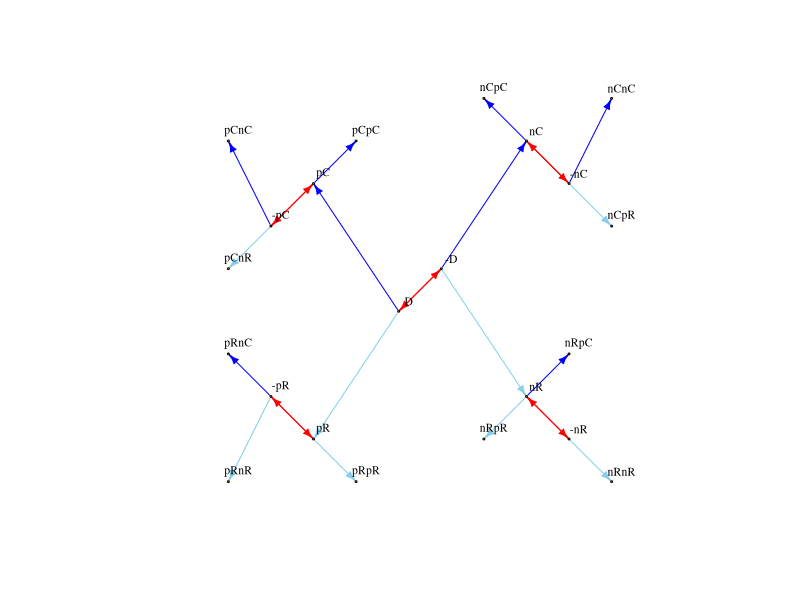
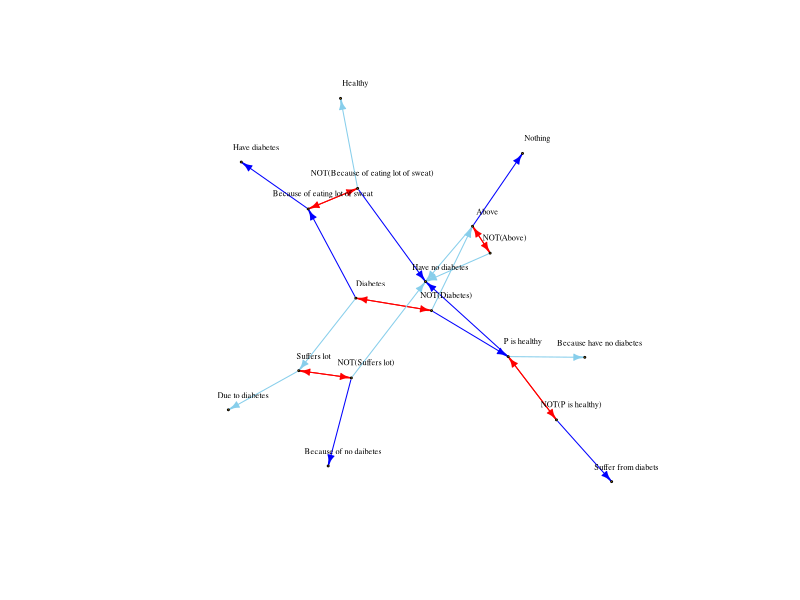

Recreate these plots in R, in order. (Note: this script raises an error after producing the figures.)
## ---- chunk 1
rm(list=ls())
knitr::opts_chunk$set(echo=F, warning=F, cache=F, message=F,
                      sanitiz=T, fig.width = 5, fig.height = 3)
## ---- chunk 2
library(tidyr)
library(dplyr)
library(ggplot2)
library(igraph)
char = as.character
num = function(x) {return(as.numeric(as.character(x)))}
## ---- chunk 3
df = read.csv("../../data/experiment1/all_data.csv") %>%
  mutate(response = char(response)) %>%
  filter(!(workerid %in% c(3,4,5,6)))
## ---- chunk 4
df$positive_response = gsub(
  "<span class='variable_word (name|him|he)'>\\{\\{\\}\\}</span>",
  "P",
  df$positive_response)
df$positive_response = gsub(
  "<span class='variable_word his'>\\{\\{\\}\\}</span>",
  "P's",
  df$positive_response)
## ---- chunk 5
# nodes = w0$response
transforms = c("p", "n")
frames = c("C", "R")
n_link_types = length(transforms)*length(frames)

full_graph_structure = data.frame(
  transform1 = c(rep(rep(transforms, c(2,2)), 1),
                 rep(rep(transforms, c(8,8)), 1)),
  frame1 = c(rep(rep(frames, c(1,1)), 2),
             rep(rep(frames, c(4,4)), 2)),
  transform2 = c(rep("", n_link_types),
                 rep(rep(transforms, c(2,2)), 4)),
  frame2 = c(rep("", n_link_types),
             rep(rep(frames, c(1,1)), 8)),
  stringsAsFactors=F) %>%
  filter(frame1==frame2 | transform1!=transform2) %>%
  mutate(var1 = paste(transform1, frame1, sep=""),
         var2 = paste(transform2, frame2, sep=""),
         variable = paste(var1, var2, sep="")) %>%
  mutate(source = ifelse(var2=="", "D", var1),
         target = variable,
         link_type = ifelse(var2=="", var1, var2)) %>%
  select(source, target, link_type)

graph_structure = full_graph_structure

negations = graph_structure %>% 
  filter(link_type %in% c("nC", "nR")) %>%
  mutate(target = paste("-", source, sep=""),
         link_type = "neg") %>%
  rbind(graph_structure %>% 
  filter(link_type %in% c("nC", "nR")) %>%
  mutate(target = source,
         source = paste("-", source, sep=""),
         link_type = "neg"))
cause_negations = graph_structure %>% 
  filter(link_type=="nC") %>%
  mutate(source = paste("-", source, sep=""),
         link_type = "pC")
result_negations = graph_structure %>% 
  filter(link_type=="nR") %>%
  mutate(source = paste("-", source, sep=""),
         link_type = "pR")
graph_structure = graph_structure %>%
  filter(!(link_type %in% c("nC", "nR"))) %>%
  rbind(negations) %>% rbind(cause_negations) %>% rbind(result_negations)

graph_structure = graph_structure %>% unique()

edge_types = matrix(c(graph_structure$source, graph_structure$target), ncol=2) %>%
  t %>% c

link_color_map = c(
  pC = "blue",
  pR = "skyblue",
  nC = "red",
  nR = "pink",
  neg = "red"
)

link_colors = link_color_map[graph_structure$link_type]

abstract_graph = make_graph(edge_types, directed=T)

node_types = names(V(abstract_graph))

orig_node_types = c("D","pC","pR","nC","nR","pCpC","pCnC","pCnR","pRpR","pRnC","pRnR", "nCpC", "nCpR", "nCnC", "nRpC", "nRpR", "nRnR", "-D", "-pC", "-pR", "-nC", "-nR")
orig_node_positions = data.frame(
  variable = orig_node_types,
  #     D     pC    pR    nC    nR    pCpC pCnC pCnR pRpR pRnC pRnR nCpC nCpR nCnC nRpC nRpR nRnR -D    -pC   -pR   -nC   -nR
  r = c(4,    2,    2,    7,    7,    3,   0,   0,   3,   0,   0,   6,   9,   9,   8,   6,   9,   5,    1,    1,    8,    8),
  c = c(4,    7,    1,    8,    2,    8,   8,   5,   0,   3,   0,   9,   6,   9,   3,   1,   0,   5,    6,    2,    7,    1)
)
node_positions = data.frame(
    variable = node_types
  ) %>%
  mutate(r = sapply(char(variable), function(v) {return((orig_node_positions %>% filter(variable==v))$r[1])})) %>%
  mutate(c = sapply(char(variable), function(v) {return((orig_node_positions %>% filter(variable==v))$c[1])}))

abstract_layout = matrix(c(node_positions$r, node_positions$c), byrow=F, ncol=2)

plot(abstract_graph,
     vertex.size=1,
     vertex.label.cex=0.7,
     vertex.label.color="black",
     vertex.label.dist=1,
     edge.color=link_colors,
     layout=abstract_layout,
     edge.arrow.size=0.5)

# layout_as_tree(abstract_graph)
## ---- chunk 6
# great examples: 10, 11, 17, 18, 19
# tautological: 7
# messy: 8, 12
# worker_to_graph = 19

worker_to_graph = 8
w = df %>%
  select(response, positive_response, variable, workerid) %>%
  filter(workerid==worker_to_graph) %>%
  # hard code graph similarity merges
  # mutate(positive_response = ifelse(positive_response=="P has lung cancer", "Lung cancer", positive_response)) %>%
  # mutate(positive_response = ifelse(positive_response=="P does not have lung cancer", "P doesn't have lung cancer", positive_response)) %>%
  filter(!is.na(response))
responses = w$positive_response
names(responses) = w$variable

edges_df = full_graph_structure %>%
  select(source, target, link_type) %>%
  filter(target %in% w$variable & source %in% w$variable) %>%
  mutate(source = responses[source],
         target = responses[target]) %>%
  unique()

## make negations of D, pC, nC, nR, pR
negations = edges_df %>% 
  filter(link_type %in% c("nC", "nR")) %>%
  mutate(target = paste("NOT(", source, ")", sep=""),
         link_type = "neg") %>%
  rbind(edges_df %>% 
  filter(link_type %in% c("nC", "nR")) %>%
  mutate(target = source,
         source = paste("NOT(", source, ")", sep=""),
         link_type = "neg"))
cause_negations = edges_df %>% 
  filter(link_type=="nC") %>%
  mutate(source = paste("NOT(", source, ")", sep=""),
         link_type = "pC")
result_negations = edges_df %>% 
  filter(link_type=="nR") %>%
  mutate(source = paste("NOT(", source, ")", sep=""),
         link_type = "pR")
edges_df = edges_df %>%
  filter(!(link_type %in% c("nC", "nR"))) %>%
  rbind(negations) %>% rbind(cause_negations) %>% rbind(result_negations) %>%
  unique()

edges_df = edges_df %>%
  # hard code graph similarity merges
  # mutate(source = ifelse(source=="NOT(P is not ill)", "P is ill", source),
  #        target = ifelse(target=="NOT(P is not ill)", "P is ill", target)) %>%
  # mutate(source = ifelse(source=="NOT(Lung cancer)", "P doesn't have lung cancer", source),
  #        target = ifelse(target=="NOT(Lung cancer)", "P doesn't have lung cancer", target)) %>%
  # mutate(source = ifelse(source=="NOT(P is ill)", "P is not ill", source),
  #        target = ifelse(target=="NOT(P is ill)", "P is not ill", target)) %>%
  unique()

edges = matrix(c(edges_df$source, edges_df$target), ncol=2) %>%
  t %>% c

link_colors = link_color_map[edges_df$link_type]

g = make_graph(edges, directed=T)

nodes = names(V(g))

# get node locations
row_pos = node_positions$r
names(row_pos) = node_positions$variable
col_pos = node_positions$c
names(col_pos) = node_positions$variable

negations = w %>% filter(variable%in%c("nR", "nC", "D", "pR", "pC")) %>%
  mutate(positive_response = paste("NOT(", positive_response, ")", sep=""),
         variable = paste("-", variable, sep=""))
nodes_df = w %>% 
  rbind(negations) %>%
  group_by(positive_response) %>%
  summarise(variable = variable[1])
first_vars = nodes_df$variable
names(first_vars) = nodes_df$positive_response

positions = data.frame(
  positive_response = nodes,
  variable = first_vars[nodes],
  stringsAsFactors = F) %>%
  mutate(r = row_pos[char(variable)],
         c = col_pos[char(variable)])

g_layout = matrix(c(positions$r, positions$c), byrow=F, ncol=2)

# pdf(file=paste("graphs/s", worker_to_graph, ".pdf", sep=""))
plot(g,
     vertex.size=1,
     vertex.label.cex=0.5,
     vertex.label.color="black",
     vertex.label.dist=1.5,
     edge.color=link_colors,
     # layout=g_layout,
     edge.arrow.size=0.5
     )
# dev.off()
## ---- chunk 7
graph_similarity_counts = matrix(0, nrow=length(nodes), ncol=length(nodes), dimnames = list(nodes, nodes))

# for each node,
#   check the links going out to see if there are any duplicates.
#     if so, follow them and increment the nodes that are matched that way

explored = c()
explore_duplicates = function(reference_nodes, graph_df, ignore=c(), depth=0, max_depth=4) {
  if (paste(reference_nodes, collapse = " ") %in% explored) {
    pass = T
  } else {
    explored = c(explored, paste(reference_nodes, collapse = " "))
  out = graph_df %>% filter(source %in% reference_nodes & !(target %in% ignore))
  out_counts = table(out$link_type)
  duplicate_links = names(out_counts)[which(out_counts>1)]
  for (duplicate_link in duplicate_links) {
    nodes_to_increment = (out %>% filter(link_type == duplicate_link))$target
    for (n1 in nodes_to_increment) {
      for (n2 in nodes_to_increment) {
        if (n1!=n2) {
          graph_similarity_counts[n1, n2] <<- graph_similarity_counts[n1, n2] + 1
        }
      }
    }
    if (depth<max_depth) {
      explore_duplicates(nodes_to_increment, graph_df, ignore=reference_nodes, depth=depth+1, max_depth=max_depth)
    }
  }
  
  into = graph_df %>% filter(target %in% reference_nodes & !(source %in% ignore))
  into_counts = table(into$link_type)
  duplicate_links = names(into_counts)[which(into_counts>1)]
  for (duplicate_link in duplicate_links) {
    nodes_to_increment = (into %>% filter(link_type == duplicate_link))$source
    for (n1 in nodes_to_increment) {
      for (n2 in nodes_to_increment) {
        if (n1!=n2) {
          graph_similarity_counts[n1, n2] <<- graph_similarity_counts[n1, n2] + 1
        }
      }
    }
    if (depth<max_depth) {
      explore_duplicates(nodes_to_increment, graph_df, ignore=reference_nodes, depth=depth+1, max_depth=max_depth)
    }
  }
  }
}

for (node in nodes) {
  explore_duplicates(c(node), edges_df)
}

mergeables = as.data.frame(graph_similarity_counts) %>%
  mutate(n1 = row.names(.)) %>%
  gather("n2", "similarity", num(row.names(.))) %>%
  filter(similarity > 0)
mergeables
## ---- chunk 8
all_edges_df_with_duplicates = do.call(rbind, lapply(unique(df$workerid), function(worker_to_graph) {
  w = df %>%
    select(response, positive_response, variable, workerid) %>%
    filter(workerid==worker_to_graph) %>%
    filter(!is.na(response))
  responses = w$positive_response
  names(responses) = w$variable
  
  edges_df = full_graph_structure %>%
    select(source, target, link_type) %>%
    filter(target %in% w$variable & source %in% w$variable) %>%
    mutate(source = responses[source],
           target = responses[target])
  
  ## make negations of D, pC, nC, nR, pR
  negations = edges_df %>% 
    filter(link_type %in% c("nC", "nR")) %>%
    mutate(target = paste("NOT(", source, ")", sep=""),
           link_type = "neg") %>%
    rbind(edges_df %>% 
            filter(link_type %in% c("nC", "nR")) %>%
            mutate(target = source,
                   source = paste("NOT(", source, ")", sep=""),
                   link_type = "neg"))
  cause_negations = edges_df %>% 
    filter(link_type=="nC") %>%
    mutate(source = paste("NOT(", source, ")", sep=""),
           link_type = "pC")
  result_negations = edges_df %>% 
    filter(link_type=="nR") %>%
    mutate(source = paste("NOT(", source, ")", sep=""),
           link_type = "pR")
  edges_df = edges_df %>%
    filter(!(link_type %in% c("nC", "nR"))) %>%
    rbind(negations) %>% rbind(cause_negations) %>% rbind(result_negations)
  return(edges_df)
}))
all_edges_df = all_edges_df_with_duplicates
## ---- chunk 9
edges = matrix(c(all_edges_df$source, all_edges_df$target), ncol=2) %>%
  t %>% c

link_colors = link_color_map[all_edges_df$link_type]

g = make_graph(edges, directed=T)

nodes = names(V(g))

# get node locations
row_pos = node_positions$r
names(row_pos) = node_positions$variable
col_pos = node_positions$c
names(col_pos) = node_positions$variable

negations = w %>% filter(variable%in%c("nR", "nC", "D", "pR", "pC")) %>%
  mutate(positive_response = paste("NOT(", positive_response, ")", sep=""),
         variable = paste("-", variable, sep=""))
nodes_df = w %>% 
  rbind(negations) %>%
  group_by(positive_response) %>%
  summarise(variable = variable[1])
first_vars = nodes_df$variable
names(first_vars) = nodes_df$positive_response

positions = data.frame(
  positive_response = nodes,
  variable = first_vars[nodes],
  stringsAsFactors = F) %>%
  mutate(r = row_pos[char(variable)],
         c = col_pos[char(variable)])

g_layout = matrix(c(positions$r, positions$c), byrow=F, ncol=2)

# pdf(file=paste("graphs/s", worker_to_graph, ".pdf", sep=""))
plot(g,
     vertex.size=1,
     # vertex.label=NA,
     vertex.label.cex=0.5,
     vertex.label.color="black",
     vertex.label.dist=1.5,
     edge.color=link_colors,
     # layout=g_layout,
     edge.arrow.size=0.25
     )
# dev.off()
## ---- chunk 10
explored = c()
graph_similarity_counts = matrix(0, nrow=length(nodes), ncol=length(nodes), dimnames = list(nodes, nodes))

for (node in nodes) {
  explore_duplicates(c(node), all_edges_df, max_depth = 1)
}
## ---- chunk 11
# max_rows = 10
# # keep = rownames(graph_similarity_counts[1:max_rows, 1:max_rows])[rowSums(graph_similarity_counts[1:max_rows, 1:max_rows])>10]
# keep = 1:max_rows
# gs = graph_similarity_counts[keep,keep]
# keep = rownames(gs)[rowSums(gs)>0]
# gs = graph_similarity_counts[keep,keep]
# mergeables = as.data.frame(gs) %>%
#   mutate(n1 = row.names(.)) %>%
#   gather("n2", "similarity", num(row.names(.)))
# mergeables %>% ggplot(., aes(x=n1, y=n2, fill=similarity)) +
#   geom_tile() +
#   theme(axis.text.x=element_text(angle=90, hjust=1))#+
#   # theme(axis.text.x = element_blank())
## ---- chunk 12
# for each (call it "central") node,
#   for each other (call it "peripheral") node,
#     what pattern(s) connect(s) the two?
#   do any peripheral nodes share patterns?
#   if they do, adjust the count for that pair up
# look at the counts: are node pairs with high counts similar?
graph_similarity_counts = matrix(0, nrow=length(nodes), ncol=length(nodes), dimnames = list(nodes, nodes))
for (central_node in nodes) {
  signatures_for_nodes = list()
  for (peripheral_node in nodes) {
    # find path(s) between the two
    paths = all_simple_paths(g, from=central_node, to=peripheral_node, mode="all")
    # for each path, get the corresponding link pattern
    path_signatures = c()
    for (path in paths) {
      nodes_visited = nodes[path]
      previous_node = nodes_visited[[1]]
      path_signature = ""
      for (path_node in nodes_visited[2:length(nodes_visited)]) {
        link_pattern = paste((all_edges_df %>% filter((source==previous_node & target==path_node) | (target==previous_node & source==path_node)))$link_type, collapse="+")
        if (nchar(link_pattern) > 0) {
          path_signature = paste(path_signature, link_pattern, sep=" ")
        }
        previous_node = path_node
      }
      if (nchar(path_signature) > 0) {
        path_signatures = c(path_signatures, path_signature)
      }
    }
    signatures_for_nodes[[peripheral_node]] = path_signatures
  }
  # if any peripheral nodes have matching patterns off of the central node, increment their counts
  for (node1 in names(signatures_for_nodes)) {
    for (node2 in names(signatures_for_nodes)) {
      if (node1!=node2 & length(intersect(signatures_for_nodes[[node1]], signatures_for_nodes[[node2]])) > 0) {
        graph_similarity_counts[node1, node2] = graph_similarity_counts[node1, node2] + 1
      }
    }
  }
}
similarity_df = expand.grid(node1=nodes, node2=nodes) %>%
  mutate(similarity = mapply(function(node1, node2) {
    if (node1 != node2 & graph_similarity_counts[node1, node2] > 0) {
      return(graph_similarity_counts[node1, node2])
    } else {
      return(0)
    }
  }, node1, node2))
similarity_df %>% filter(similarity == max(similarity_df$similarity))
## ---- chunk 13
all_simple_paths(g, from="NOT(P smoked)", to="Lung cancer")

central_node = "NOT(P didnt smoke)"
peripheral_node = "Lung cancer"
